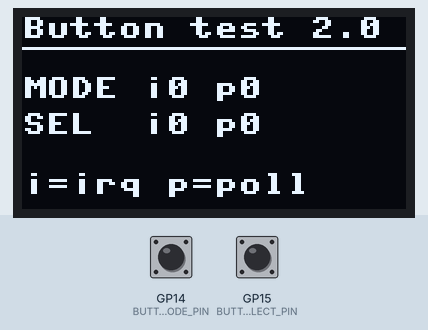
This program was run on a simulated Raspberry Pi Pico running MicroPython. On the bench: 128×64 one-colour display. The inputs (shaded band) are chosen by the test bench; at power-on: GP14 (BUTTON_MODE_PIN) HIGH, GP15 (BUTTON_SELECT_PIN) HIGH. Library files of the repository ran but are not shown: 1 file(s); what the program prints to the serial console is not drawn.

Above: at 1.2 s.
1.3 s: GP14 (BUTTON_MODE_PIN) pulled LOW for 0.15 s
At 2.5 s:
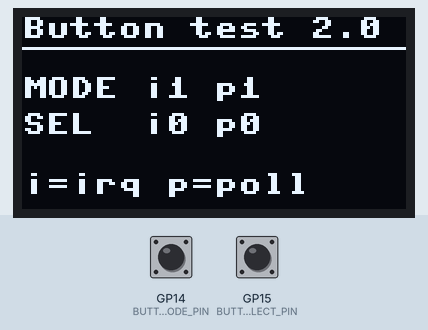
2.9 s: GP15 (BUTTON_SELECT_PIN) pulled LOW for 0.15 s
At 3.9 s:
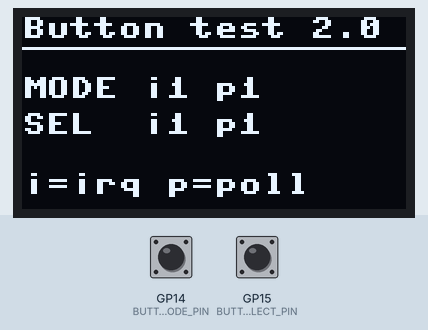
4.5 s: GP14 (BUTTON_MODE_PIN) pulled LOW for 1 s
At 5.1 s:
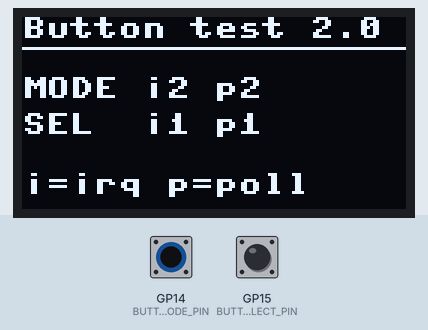
7.0 s: GP15 (BUTTON_SELECT_PIN) pulled LOW for 1 s
At 8.1 s:
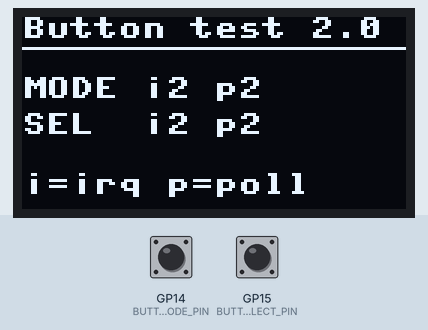
Timing chart, 0 to 10.0 s (numbered marks = the images above; inputs shaded):
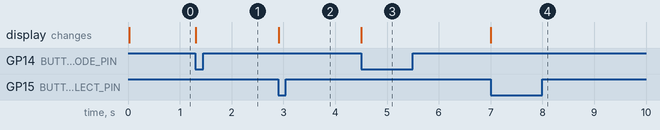

Measured:
- after the input at 1.3 s, the display: changes at once (image 1)
- after the input at 2.9 s, the display: changes at once (image 2)
- after the input at 4.5 s, the display: changes at once (image 3)
- after the input at 7.0 s, the display: changes at once (image 4)

The program:

02-button-test.py
```python
# Button test -- prove which detection mechanism actually works, per pin.
#
# v2.0.0 exists because of a specific failure: GPIO 15 (SELECT) responds, GPIO
# 14 (MODE) does not, yet a plain polling scan says BOTH pins are wired
# correctly. Those two facts together mean the problem is not the wiring and
# not the button -- it is the mechanism used to notice the press.
#
# So this watches each pin BOTH WAYS AT ONCE and counts them separately:
#
#   IRQ  -- a falling-edge interrupt. Fires whenever the press physically
#           happens, even while the program is busy elsewhere.
#   POLL -- reading pin.value() in a loop and looking for 1 -> 0. Only sees a
#           press if the loop happens to be looking at the time.
#
# Four outcomes, each with a different fix:
#
#   both counts rise on both pins  -> hardware and IRQs are fine, the bug is in
#                                     whatever the lab does between polls
#   IRQ 0 but POLL rises on a pin  -> that pin's interrupt is not being
#                                     delivered; the labs must not rely on it
#   POLL 0 but IRQ rises           -> the press is shorter than the poll
#                                     interval; polling alone will always miss it
#   both 0 on a pin                -> wiring after all
#
# Press MODE several times, then SELECT several times, then stop.

import time
from machine import Pin

import config

PROGRAM = "02-button-test"
VERSION = "2.0.0"

button_mode, button_select = config.init_buttons()
oled = config.init_display()

PINS = {"MODE": button_mode, "SELECT": button_select}
NUM = {"MODE": config.BUTTON_MODE_PIN, "SELECT": config.BUTTON_SELECT_PIN}

irq_count = {"MODE": 0, "SELECT": 0}
poll_count = {"MODE": 0, "SELECT": 0}
last_level = {"MODE": 1, "SELECT": 1}
irq_error = {}


def make_handler(name):
    """One IRQ handler per button. Counting only -- no allocation."""
    def handler(pin):
        irq_count[name] += 1
    return handler


print("%s v%s  (config v%s)" % (PROGRAM, VERSION, config.CONFIG_VERSION))
print("=" * 60)
print("Button test -- IRQ vs polling, measured separately")
print("=" * 60)

for name in ("MODE", "SELECT"):
    try:
        PINS[name].irq(trigger=Pin.IRQ_FALLING, handler=make_handler(name))
        print("  %-6s GPIO %-2d  IRQ registered" % (name, NUM[name]))
    except Exception as e:            # noqa: BLE001 -- report anything at all
        irq_error[name] = repr(e)
        print("  %-6s GPIO %-2d  IRQ REGISTRATION FAILED: %r"
              % (name, NUM[name], e))

print()
print("Resting levels (1 = not pressed): %s"
      % ", ".join("%s=%d" % (n, PINS[n].value()) for n in PINS))
print()
print("Press MODE a few times, then SELECT a few times.")
print("Each line shows which mechanism noticed it. Ctrl-C for the summary.")
print()

reported = {"MODE": (0, 0), "SELECT": (0, 0)}


def draw():
    oled.fill(config.BLACK)
    oled.text("Button test 2.0", 0, 0, config.WHITE)
    oled.hline(0, 10, config.WIDTH, config.WHITE)
    oled.text("MODE i%d p%d" % (irq_count["MODE"], poll_count["MODE"]),
              0, 20, config.WHITE)
    oled.text("SEL  i%d p%d" % (irq_count["SELECT"], poll_count["SELECT"]),
              0, 32, config.WHITE)
    oled.text("i=irq p=poll", 0, 52, config.WHITE)
    oled.show()


draw()
last_draw = time.ticks_ms()
last_edge_ms = {"MODE": 0, "SELECT": 0}

try:
    while True:
        now = time.ticks_ms()

        for name in ("MODE", "SELECT"):
            v = PINS[name].value()
            if last_level[name] == 1 and v == 0:
                if time.ticks_diff(now, last_edge_ms[name]) > config.DEBOUNCE_MS:
                    poll_count[name] += 1
                    last_edge_ms[name] = now
            last_level[name] = v

            # Report whenever either counter for this button moves, naming
            # which mechanism saw it. A press caught by only one is the whole
            # point of this program.
            if (irq_count[name], poll_count[name]) != reported[name]:
                di = irq_count[name] - reported[name][0]
                dp = poll_count[name] - reported[name][1]
                if di and dp:
                    how = "IRQ + POLL (both)"
                elif di:
                    how = "IRQ only  <- polling missed it"
                else:
                    how = "POLL only <- the interrupt did NOT fire"
                print("%-6s GPIO %-2d  %s   (irq=%d poll=%d)"
                      % (name, NUM[name], how, irq_count[name], poll_count[name]))
                reported[name] = (irq_count[name], poll_count[name])
                draw()

        if time.ticks_diff(now, last_draw) > 500:
            last_draw = now
            draw()
        time.sleep_ms(5)

except KeyboardInterrupt:
    print()
    print("=" * 60)
    print("SUMMARY")
    print("=" * 60)
    print("  %-6s %-6s %8s %8s" % ("button", "gpio", "IRQ", "POLL"))
    for name in ("MODE", "SELECT"):
        print("  %-6s %-6d %8d %8d"
              % (name, NUM[name], irq_count[name], poll_count[name]))
    print()

    for name in ("MODE", "SELECT"):
        i, p = irq_count[name], poll_count[name]
        if name in irq_error:
            print("%s: IRQ could not even be registered (%s)."
                  % (name, irq_error[name]))
        elif p and not i:
            print("%s (GPIO %d): the button works, but its INTERRUPT never"
                  % (name, NUM[name]))
            print("   fired. Any lab that relies on an IRQ for this pin will")
            print("   appear dead. The labs need to poll this pin instead.")
        elif i and not p:
            print("%s (GPIO %d): interrupt fires but polling never caught it"
                  % (name, NUM[name]))
            print("   -- presses are shorter than the poll interval.")
        elif not i and not p:
            print("%s (GPIO %d): no presses detected at all. Either it was not"
                  % (name, NUM[name]))
            print("   pressed, or its other leg does not reach GND.")
        else:
            print("%s (GPIO %d): both mechanisms work." % (name, NUM[name]))

    oled.fill(config.BLACK)
    oled.text("Stopped.", 30, 28, config.WHITE)
    oled.show()
```

Source omitted: config.py (12330 bytes)
